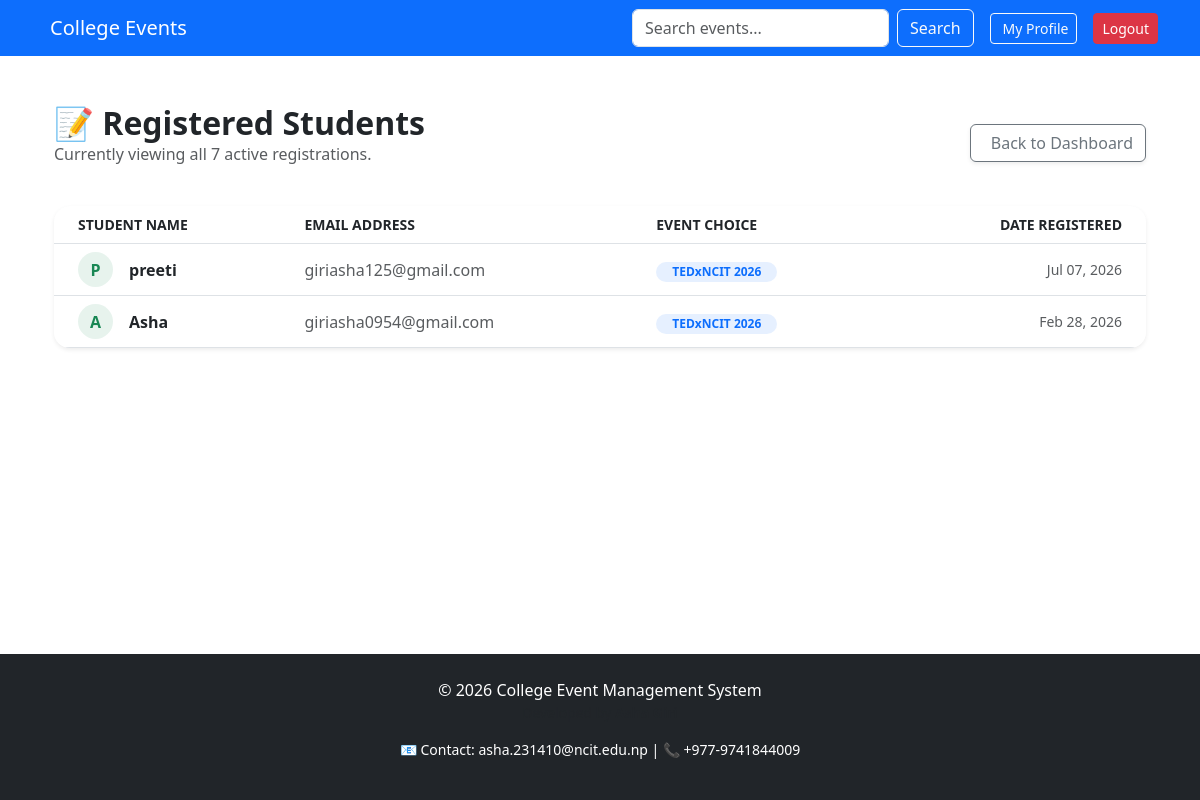
/dashboard/registrations/ (signed in), run on an earlier commit of the app's database.
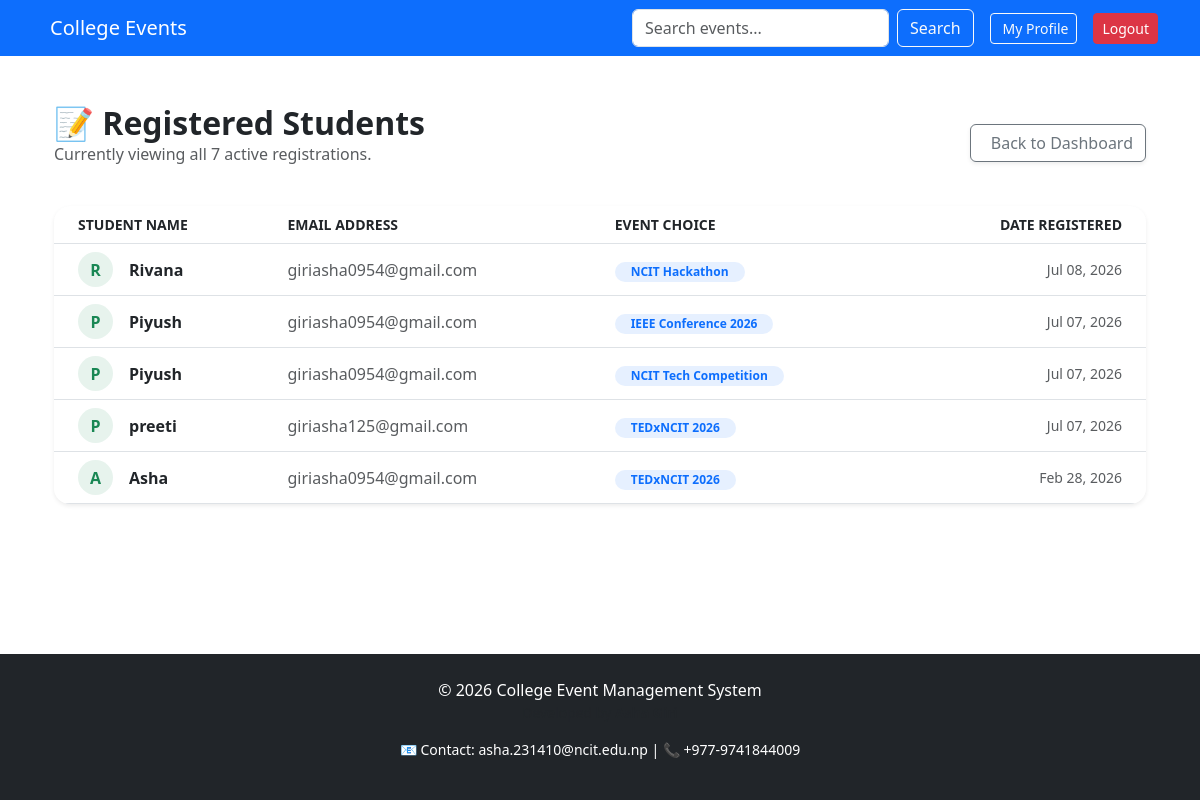
And on a later commit of the database.
### events/models.py (models this page shows, shortened)
class Registration(models.Model):
    event = models.ForeignKey(Event, on_delete=models.CASCADE)
    user = models.ForeignKey(settings.AUTH_USER_MODEL, on_delete=models.CASCADE)
    full_name = models.CharField(max_length=100)
    email = models.EmailField()
    phone_number = models.CharField(max_length=15)
    registered_at = models.DateTimeField(auto_now_add=True)
    class Meta:
        unique_together = ('event', 'user')

class User(AbstractUser):
    is_admin = models.BooleanField(default=False)
    is_student = models.BooleanField(default=True)
    DEPARTMENT_CHOICES = [
        ('AI', 'Artificial Intelligence'),
        ('IT', 'Information Technology'),
        ('CS', 'Computer Science'),
        ('BE', 'Business Engineering'),
        ('EDUC', 'Education'), # Matching department for Education events
    ]
    department = models.CharField(max_length=50, choices=DEPARTMENT_CHOICES, null=True, blank=True)
    college = models.ForeignKey(College, on_delete=models.SET_NULL, null=True, blank=True)

class Event(models.Model):
    CATEGORY_CHOICES = [
        ('AI', 'AI & Machine Learning'),
        ('TECH', 'Technical'),
        ('CULT', 'Cultural'),
        ('SPRT', 'Sports'),
        ('EDUC', 'Education'), # New category added here!
    ]
    name = models.CharField(max_length=200)
    category = models.CharField(max_length=50, choices=CATEGORY_CHOICES, default='TECH')
    description = models.TextField()
    date = models.DateTimeField()
    location = models.CharField(max_length=200)
    image = models.ImageField(upload_to='event_images/', blank=True, null=True)
    seats = models.IntegerField(default=100)
    participants = models.IntegerField(default=0)
    college = models.ForeignKey(College, on_delete=models.CASCADE, related_name='events')
    is_global = models.BooleanField(default=False)

### events/views.py (the view)
# urls.py: path('dashboard/registrations/', views.registered_students, name='registered_students'),
@login_required
def registered_students(request):
    registrations = Registration.objects.select_related('user', 'event').all().order_by('-registered_at')
    return render(request, 'events/registered_students.html', {'registrations': registrations})

### events/templates/events/registered_students.html (shortened to what this page needs)
{% extends 'base.html' %}
{% block content %}
<div class="container py-4">
    <div class="d-flex justify-content-between align-items-center mb-4">
        <div>
            <h2 class="fw-bold mb-0">📝 Registered Students</h2>
            <p class="text-muted">Currently viewing all 7 active registrations.</p>
        </div>
        <a href="{% url 'admin_dashboard' %}" class="btn btn-outline-secondary shadow-sm">
             Back to Dashboard
        </a>
    </div>
    <div class="card border-0 shadow-sm rounded-4 overflow-hidden">
        <div class="table-responsive">
            <table class="table table-hover align-middle mb-0">
                <thead class="bg-light text-secondary small text-uppercase">
                    <tr>
                        <th class="ps-4">Student Name</th>
                        <th>Email Address</th>
                        <th>Event Choice</th>
                        <th class="text-end pe-4">Date Registered</th>
                    </tr>
                </thead>
                <tbody>
                    {% for reg in registrations %}
                    <tr>
                        <td class="ps-4">
                            <div class="d-flex align-items-center">
                                <div class="bg-success bg-opacity-10 text-success rounded-circle d-flex align-items-center justify-content-center me-3 fw-bold" style="width: 35px; height: 35px;">
                                    {{ reg.user.username|slice:":1"|upper }}
                                </div>
                                <span class="fw-bold text-dark">{{ reg.user.username }}</span>
                            </div>
                        </td>
                        <td class="text-muted">{{ reg.user.email }}</td>
                        <td>
                            <span class="badge rounded-pill bg-primary bg-opacity-10 text-primary px-3">
                                {{ reg.event.name }}
                            </span>
                        </td>
                        <td class="text-end pe-4 text-muted small">
                            {{ reg.registered_at|date:"M d, Y" }}
                        </td>
                    </tr>
                    {% endfor %}
                </tbody>
            </table>
        </div>
    </div>
</div>
{% endblock %}

What changed in the data, as far as the page shows it:
added Registration: user.username "R", user.username "Rivana", user.email "giriasha0954@gmail.com", event.name "NCIT Hackathon", registered_at "Jul 08, 2026"
added Registration: user.username "P", user.username "Piyush", user.email "giriasha0954@gmail.com", event.name "IEEE Conference 2026", registered_at "Jul 07, 2026"
added Registration: user.username "P", user.username "Piyush", user.email "giriasha0954@gmail.com", event.name "NCIT Tech Competition", registered_at "Jul 07, 2026"
